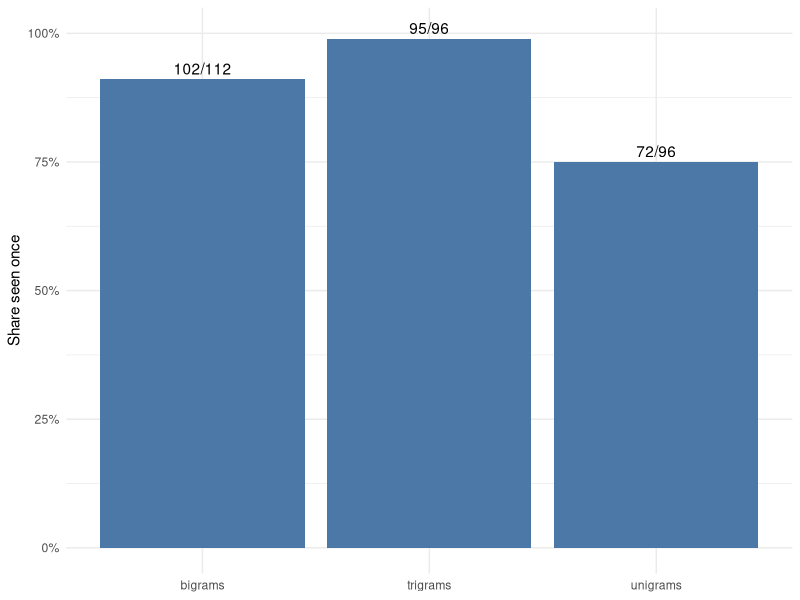

Recreate this plot in R.
## ---- chunk 1
#| include: false

options(warn = 2)
stopifnot(identical(getOption("warn"), 2L))
## ---- chunk 2
library(readr)
library(dplyr)
library(tibble)
library(tidyr)
library(stringr)
library(tidytext)
library(ggplot2)

sentences <- read_csv(
  "data/workforce/workforce_sentences.csv",
  na = character(),
  col_types = cols(
    sentence_id = col_character(),
    document_id = col_character(),
    source_line = col_character(),
    text = col_character(),
    reference_label = col_character(),
    uncertainty = col_character(),
    annotator_id = col_character(),
    rationale = col_character(),
    codebook_version = col_character(),
    codebook_hash = col_character(),
    derived = col_character(),
    transformation = col_character()
  )
)

source_counts <- sentences |>
  mutate(source = if_else(document_id == "F001", "training flyer", "job details")) |>
  count(source, name = "rows")

knitr::kable(
  source_counts,
  col.names = c("Source", "Rows"),
  caption = "The 28 Riverton sentences by source",
  row.names = FALSE
)
## ---- chunk 3
#| include: false

stopifnot(all(
  c("readr", "dplyr", "tibble", "tidyr", "stringr", "tidytext", "ggplot2") %in%
    loadedNamespaces()
))

stopifnot(
  identical(nrow(sentences), 28L),
  identical(sum(sentences$document_id == "F001"), 6L),
  identical(sum(sentences$document_id != "F001"), 22L),
  identical(sentences$text[1], "Paid 12-week training is provided."),
  identical(sentences$text[28], "Apply by October 15")
)
## ---- chunk 4
make_ngrams <- function(n) {
  if (identical(n, 1L)) {
    sentences |>
      select(sentence_id, text) |>
      unnest_tokens(output = ngram, input = text, token = "words") |>
      filter(!is.na(ngram))
  } else {
    sentences |>
      select(sentence_id, text) |>
      unnest_tokens(output = ngram, input = text, token = "ngrams", n = n) |>
      filter(!is.na(ngram))
  }
}

short_for_trigrams <- make_ngrams(1L) |>
  count(sentence_id, name = "tokens") |>
  filter(tokens < 3L)

bigrams <- make_ngrams(2L) |>
  count(ngram, name = "frequency", sort = TRUE)
trigrams <- make_ngrams(3L) |>
  count(ngram, name = "frequency", sort = TRUE)

top_phrases <- bind_rows(
  bigrams |>
    slice_head(n = 8) |>
    mutate(kind = "bigram"),
  trigrams |>
    slice_head(n = 8) |>
    mutate(kind = "trigram")
) |>
  select(kind, ngram, frequency)

knitr::kable(
  top_phrases,
  col.names = c("N-gram type", "N-gram", "Frequency"),
  caption = "The most frequent bigrams and trigrams in the 28 sentences",
  row.names = FALSE
)
## ---- chunk 5
#| include: false

stopifnot(
  identical(nrow(bigrams), 112L),
  identical(nrow(trigrams), 96L),
  identical(short_for_trigrams$sentence_id, "s026"),
  identical(short_for_trigrams$tokens, 2L),
  identical(bigrams$ngram[1], "is required"),
  identical(bigrams$frequency[1], 4L),
  identical(trigrams$ngram[1], "training is provided"),
  identical(trigrams$frequency[1], 2L)
)
## ---- chunk 6
unigrams <- make_ngrams(1L) |>
  count(ngram, name = "frequency", sort = TRUE)

ngram_counts <- list(unigrams, bigrams, trigrams)

ngram_summary <- tibble(
  n = 1:3,
  name = c("unigrams", "bigrams", "trigrams"),
  distinct_items = vapply(ngram_counts, nrow, integer(1)),
  seen_once = vapply(
    ngram_counts,
    \(counts) sum(counts$frequency == 1L),
    integer(1)
  ),
  seen_once_label = str_c(seen_once, "/", distinct_items)
)

knitr::kable(
  ngram_summary,
  col.names = c("n", "Unit", "Distinct units", "Seen once", "Seen-once fraction"),
  caption = "Distinct n-grams and one-time n-grams in the Riverton sentences",
  row.names = FALSE
)
## ---- chunk 7
#| include: false

stopifnot(
  identical(ngram_summary$distinct_items, c(96L, 112L, 96L)),
  identical(ngram_summary$seen_once, c(72L, 102L, 95L)),
  identical(ngram_summary$seen_once_label, c("72/96", "102/112", "95/96"))
)
## ---- chunk 8
#| label: fig-ngram-sparsity
#| fig-cap: "Share of distinct n-grams seen once in the 28 Riverton sentences."
#| fig-alt: "Bar chart with three bars for unigrams, bigrams, and trigrams. The seen-once share is high for every n-gram size and highest for trigrams."

plot_data <- ngram_summary |>
  transmute(
    name,
    seen_once_share = seen_once / distinct_items,
    seen_once_label
  )

ggplot(plot_data, aes(x = name, y = seen_once_share)) +
  geom_col(fill = "#4C78A8") +
  geom_text(aes(label = seen_once_label), vjust = -0.4) +
  labs(
    x = NULL,
    y = "Share seen once"
  ) +
  scale_y_continuous(labels = \(value) str_c(round(value * 100), "%"), limits = c(0, 1)) +
  theme_minimal()
## ---- chunk 9
#| include: false

stopifnot(
  all(plot_data$seen_once_share > 0),
  all(plot_data$seen_once_share < 1),
  identical(plot_data$seen_once_label[plot_data$name == "trigrams"], "95/96")
)
## ---- chunk 10
unigram_tokens <- make_ngrams(1L)
bigram_tokens <- make_ngrams(2L)
unigram_n <- nrow(unigram_tokens)
bigram_n <- nrow(bigram_tokens)

unigram_counts <- unigram_tokens |>
  count(ngram, name = "word_n")

pmi_bigrams <- bigram_tokens |>
  separate_wider_delim(
    ngram,
    delim = " ",
    names = c("word1", "word2"),
    too_many = "merge"
  ) |>
  count(word1, word2, name = "pair_n") |>
  left_join(unigram_counts, by = join_by(word1 == ngram)) |>
  rename(word1_n = word_n) |>
  left_join(unigram_counts, by = join_by(word2 == ngram)) |>
  rename(word2_n = word_n) |>
  mutate(
    ngram = str_c(word1, word2, sep = " "),
    pmi = log2(
      (pair_n / bigram_n) /
        ((word1_n / unigram_n) * (word2_n / unigram_n))
    )
  )

hapax_singletons <- pmi_bigrams |>
  filter(pair_n == 1L, word1_n == 1L, word2_n == 1L) |>
  arrange(ngram)

repeated_pmi <- pmi_bigrams |>
  filter(pair_n >= 2L) |>
  arrange(desc(pmi), desc(pair_n), ngram)

hapax_singleton_pmi <- log2(
  (1 / bigram_n) / ((1 / unigram_n) * (1 / unigram_n))
)

is_required <- pmi_bigrams |>
  filter(ngram == "is required")

knitr::kable(
  hapax_singletons |>
    slice_head(n = 3) |>
    transmute(
      ngram,
      pair_n,
      pmi = round(pmi, 2)
    ),
  col.names = c("Bigram", "Pair count", "PMI"),
  caption = "Three one-time bigrams whose words also appear only once",
  row.names = FALSE
)
## ---- chunk 11
#| include: false

stopifnot(
  identical(unigram_n, 153L),
  identical(bigram_n, 125L),
  identical(nrow(pmi_bigrams), 112L),
  identical(sum(pmi_bigrams$pair_n == 1L), 102L),
  identical(nrow(repeated_pmi), 10L),
  identical(nrow(hapax_singletons), 37L),
  abs(hapax_singletons$pmi[1] - hapax_singleton_pmi) < 1e-10,
  identical(hapax_singletons$ngram[1], "50 pounds"),
  identical(repeated_pmi$ngram[1], "no prior"),
  identical(is_required$pair_n, 4L),
  is_required$pmi < hapax_singleton_pmi,
  is_required$pmi < repeated_pmi$pmi[1]
)
## ---- chunk 12
repeated_pmi_table <- repeated_pmi |>
  transmute(
    ngram,
    pair_n,
    pmi = round(pmi, 2)
  )

knitr::kable(
  repeated_pmi_table,
  col.names = c("Bigram", "Pair count", "PMI"),
  caption = "Bigrams seen at least twice, ranked by PMI",
  row.names = FALSE
)
## ---- chunk 13
#| include: false

stopifnot(
  identical(nrow(repeated_pmi_table), 10L),
  identical(repeated_pmi_table$ngram[1], "no prior"),
  identical(repeated_pmi_table$pair_n[repeated_pmi_table$ngram == "is required"], 4L),
  identical(repeated_pmi_table$pmi[1], 6.55),
  identical(
    repeated_pmi_table$pmi[repeated_pmi_table$ngram == "is required"],
    3.04
  )
)
